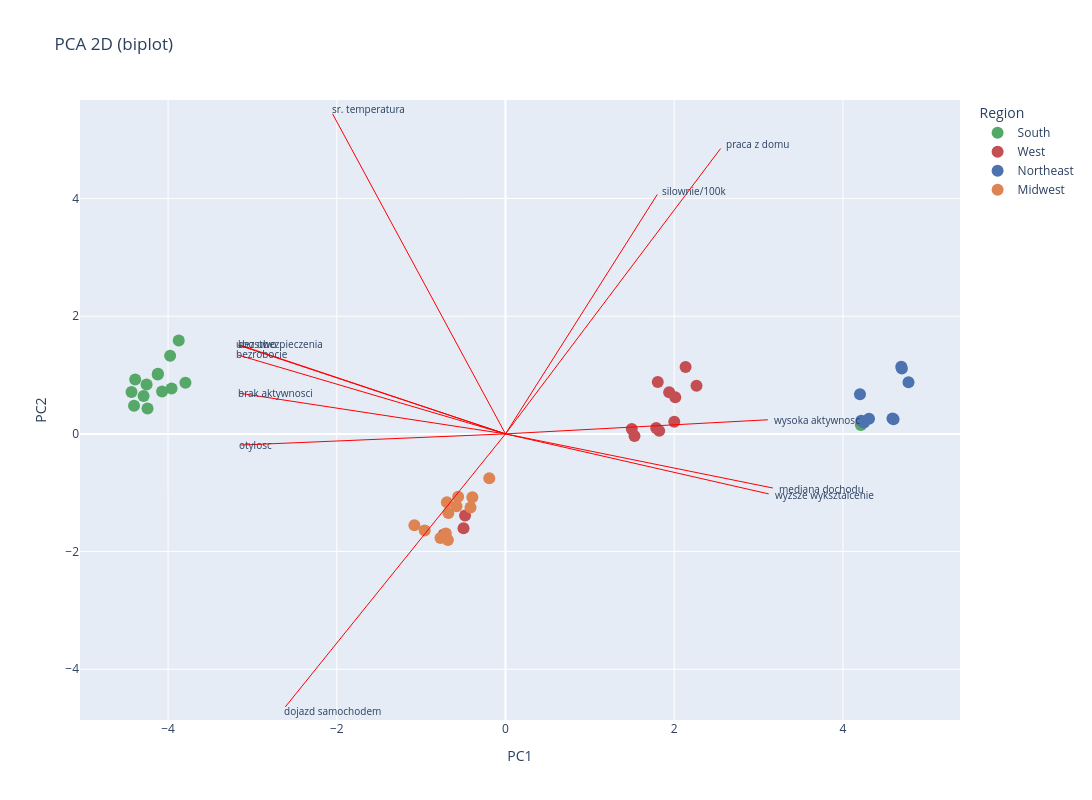

The cell this chart's notebook holds for it:
### Code cell
x = X_pca[:, 0]
y = X_pca[:, 1]

fig = px.scatter(
    x=x,
    y=y,
    hover_name=df_pca.LocationDesc,
    color=df_pca["Region"],
    labels={"x": "PC1", "y": "PC2", "color": "Region"},
    color_discrete_map=PALETTE,
    title="PCA 2D (biplot)",
)


for feature_name, row in loadings.iterrows():
    fig.add_shape(
        type="line",
        x0=0,
        y0=0,
        x1=row["PC1"] * 10,
        y1=row["PC2"] * 10,
        line=dict(color="red", width=1),
    )
    fig.add_annotation(
        x=row["PC1"] * 10.15,
        y=row["PC2"] * 10.15,
        text=feature_name,
        showarrow=False,
        font=dict(size=10),
        xanchor="left",
    )


fig.update_layout(
    autosize=False,
    width=1200,
    height=800,
)

fig.update_traces(marker=dict(size=12), textposition="top center")
fig.show()

### Figure 1 — Plotly figure (JSON) as saved in the notebook; plotly's stock layout.template omitted (floating-point values rounded to 4 significant figures)
{"data": [{"hovertemplate": "<b>%{hovertext}</b><br><br>Region=South<br>PC1=%{x}<br>PC2=%{y}<extra></extra>", "hovertext": ["Alabama", "Arkansas", "Florida", "Georgia", "Kentucky", "Louisiana", "Maryland", "Mississippi", "North Carolina", "Oklahoma", "South Carolina", "Tennessee", "Texas", "West Virginia"], "legendgroup": "South", "marker": {"color": "#55A868", "size": 12, "symbol": "circle"}, "mode": "markers", "name": "South", "orientation": "v", "showlegend": true, "textposition": "top center", "type": "scatter", "x": [-4.123, -4.389, -3.873, -4.255, -4.403, -4.119, 4.213, -3.958, -3.794, -3.975, -4.243, -4.29, -4.071, -4.433], "xaxis": "x", "y": [1.009, 0.9255, 1.588, 0.8375, 0.4787, 1.023, 0.1502, 0.771, 0.869, 1.33, 0.4321, 0.6431, 0.7203, 0.7106], "yaxis": "y"}, {"hovertemplate": "<b>%{hovertext}</b><br><br>Region=West<br>PC1=%{x}<br>PC2=%{y}<extra></extra>", "hovertext": ["Alaska", "Arizona", "California", "Colorado", "Hawaii", "Idaho", "Montana", "Nevada", "New Mexico", "Oregon", "Utah", "Washington", "Wyoming"], "legendgroup": "West", "marker": {"color": "#C44E52", "size": 12, "symbol": "circle"}, "mode": "markers", "name": "West", "orientation": "v", "showlegend": true, "textposition": "top center", "type": "scatter", "x": [1.497, 2.135, 1.822, 1.529, 1.786, -0.7303, -0.4975, 1.94, 2.001, 1.805, 2.265, 2.013, -0.4791], "xaxis": "x", "y": [0.08145, 1.135, 0.05123, -0.03537, 0.09996, -1.71, -1.603, 0.707, 0.2063, 0.8825, 0.8186, 0.6223, -1.386], "yaxis": "y"}, {"hovertemplate": "<b>%{hovertext}</b><br><br>Region=Northeast<br>PC1=%{x}<br>PC2=%{y}<extra></extra>", "hovertext": ["Connecticut", "Maine", "Massachusetts", "New Hampshire", "New Jersey", "New York", "Pennsylvania", "Rhode Island", "Vermont"], "legendgroup": "Northeast", "marker": {"color": "#4C72B0", "size": 12, "symbol": "circle"}, "mode": "markers", "name": "Northeast", "orientation": "v", "showlegend": true, "textposition": "top center", "type": "scatter", "x": [4.218, 4.692, 4.588, 4.309, 4.25, 4.699, 4.777, 4.202, 4.6], "xaxis": "x", "y": [0.2228, 1.142, 0.2622, 0.2587, 0.1939, 1.111, 0.8786, 0.6729, 0.2471], "yaxis": "y"}, {"hovertemplate": "<b>%{hovertext}</b><br><br>Region=Midwest<br>PC1=%{x}<br>PC2=%{y}<extra></extra>", "hovertext": ["Illinois", "Indiana", "Iowa", "Kansas", "Michigan", "Minnesota", "Missouri", "Nebraska", "North Dakota", "Ohio", "South Dakota", "Wisconsin"], "legendgroup": "Midwest", "marker": {"color": "#DD8452", "size": 12, "symbol": "circle"}, "mode": "markers", "name": "Midwest", "orientation": "v", "showlegend": true, "textposition": "top center", "type": "scatter", "x": [-0.3925, -0.7066, -0.5609, -1.08, -0.58, -0.9575, -0.7707, -0.4145, -0.1922, -0.6765, -0.6943, -0.6825], "xaxis": "x", "y": [-1.076, -1.692, -1.068, -1.554, -1.228, -1.642, -1.769, -1.251, -0.7552, -1.346, -1.161, -1.805], "yaxis": "y"}], "layout": {"annotations": [{"font": {"size": 10}, "showarrow": false, "text": "otylosc", "x": -3.187, "xanchor": "left", "y": -0.1928}, {"font": {"size": 10}, "showarrow": false, "text": "brak aktywnosci", "x": -3.197, "xanchor": "left", "y": 0.7004}, {"font": {"size": 10}, "showarrow": false, "text": "wysoka aktywnosc", "x": 3.157, "xanchor": "left", "y": 0.2436}, {"font": {"size": 10}, "showarrow": false, "text": "mediana dochodu", "x": 3.218, "xanchor": "left", "y": -0.9338}, {"font": {"size": 10}, "showarrow": false, "text": "ubostwo", "x": -3.218, "xanchor": "left", "y": 1.533}, {"font": {"size": 10}, "showarrow": false, "text": "bezrobocie", "x": -3.218, "xanchor": "left", "y": 1.36}, {"font": {"size": 10}, "showarrow": false, "text": "wyzsze wyksztalcenie", "x": 3.167, "xanchor": "left", "y": -1.035}, {"font": {"size": 10}, "showarrow": false, "text": "bez ubezpieczenia", "x": -3.197, "xanchor": "left", "y": 1.533}, {"font": {"size": 10}, "showarrow": false, "text": "dojazd samochodem", "x": -2.649, "xanchor": "left", "y": -4.71}, {"font": {"size": 10}, "showarrow": false, "text": "praca z domu", "x": 2.588, "xanchor": "left", "y": 4.923}, {"font": {"size": 10}, "showarrow": false, "text": "silownie/100k", "x": 1.827, "xanchor": "left", "y": 4.131}, {"font": {"size": 10}, "showarrow": false, "text": "sr. temperatura", "x": -2.081, "xanchor": "left", "y": 5.522}], "autosize": false, "height": 800, "legend": {"title": {"text": "Region"}, "tracegroupgap": 0}, "shapes": [{"line": {"color": "red", "width": 1}, "type": "line", "x0": 0, "x1": -3.14, "y0": 0, "y1": -0.19}, {"line": {"color": "red", "width": 1}, "type": "line", "x0": 0, "x1": -3.15, "y0": 0, "y1": 0.69}, {"line": {"color": "red", "width": 1}, "type": "line", "x0": 0, "x1": 3.11, "y0": 0, "y1": 0.24}, {"line": {"color": "red", "width": 1}, "type": "line", "x0": 0, "x1": 3.17, "y0": 0, "y1": -0.92}, {"line": {"color": "red", "width": 1}, "type": "line", "x0": 0, "x1": -3.17, "y0": 0, "y1": 1.51}, {"line": {"color": "red", "width": 1}, "type": "line", "x0": 0, "x1": -3.17, "y0": 0, "y1": 1.34}, {"line": {"color": "red", "width": 1}, "type": "line", "x0": 0, "x1": 3.12, "y0": 0, "y1": -1.02}, {"line": {"color": "red", "width": 1}, "type": "line", "x0": 0, "x1": -3.15, "y0": 0, "y1": 1.51}, {"line": {"color": "red", "width": 1}, "type": "line", "x0": 0, "x1": -2.61, "y0": 0, "y1": -4.64}, {"line": {"color": "red", "width": 1}, "type": "line", "x0": 0, "x1": 2.55, "y0": 0, "y1": 4.85}, {"line": {"color": "red", "width": 1}, "type": "line", "x0": 0, "x1": 1.8, "y0": 0, "y1": 4.07}, {"line": {"color": "red", "width": 1}, "type": "line", "x0": 0, "x1": -2.05, "y0": 0, "y1": 5.44}], "title": {"text": "PCA 2D (biplot)"}, "width": 1200, "xaxis": {"anchor": "y", "domain": [0, 1], "title": {"text": "PC1"}}, "yaxis": {"anchor": "x", "domain": [0, 1], "title": {"text": "PC2"}}}}
